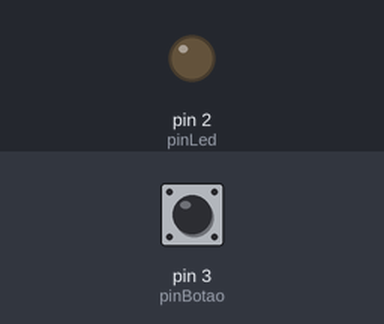
A sketch run on a simulated Arduino Uno, built with avr-gcc and run on an emulated ATmega328P. Parts: output pins drawn as LEDs (lit = HIGH). The inputs (shaded band) are chosen by the test bench; at power-on: pin 3 (pinBotao) LOW.

Above: at 1.2 s.
1.3 s: pin 3 (pinBotao) pulled HIGH for 0.15 s
At 1.9 s:
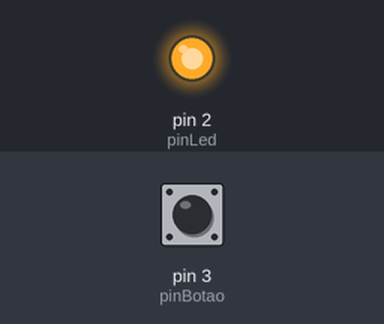
2.9 s: pin 3 (pinBotao) pulled HIGH for 1 s
At 4.3 s:
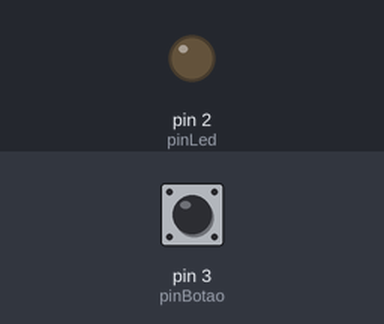
5.4 s: pin 3 (pinBotao) pulled HIGH for 3.2 s
At 6.3 s:
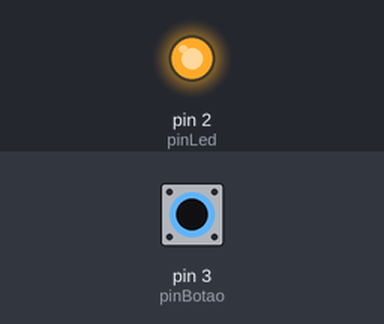
Timing chart, 0 to 8.4 s (numbered marks = the images above; inputs shaded):
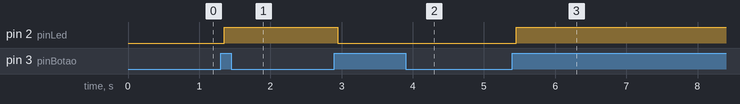

The sketch:

button_led.ino
```cpp
const int pinBotao = 3;
const int pinLed = 2;

int estadoLed = LOW;
int btAgora = LOW;
int btAntes = LOW;
unsigned long tempo = 0;

void setup() {
  pinMode(pinBotao, INPUT);
  pinMode(pinLed, OUTPUT);
  digitalWrite(pinLed, estadoLed);
}

void loop() {
  int leitura = digitalRead(pinBotao);

  if (leitura != btAntes) {
    tempo = millis();
  }

  if ((millis() - tempo) > 50) {
    if (leitura != btAgora) {
      btAgora = leitura;

      if (btAgora == HIGH) {
        estadoLed = !estadoLed;
        digitalWrite(pinLed, estadoLed);
      }
    }
  }

  btAntes = leitura;
}
```

Measured:
- after the input at 1.3 s, pin 2 (pinLed): LOW → HIGH after 0.05 s
- after the input at 2.9 s, pin 2 (pinLed): HIGH → LOW after 0.05 s
- after the input at 5.4 s, pin 2 (pinLed): LOW → HIGH after 0.05 s
